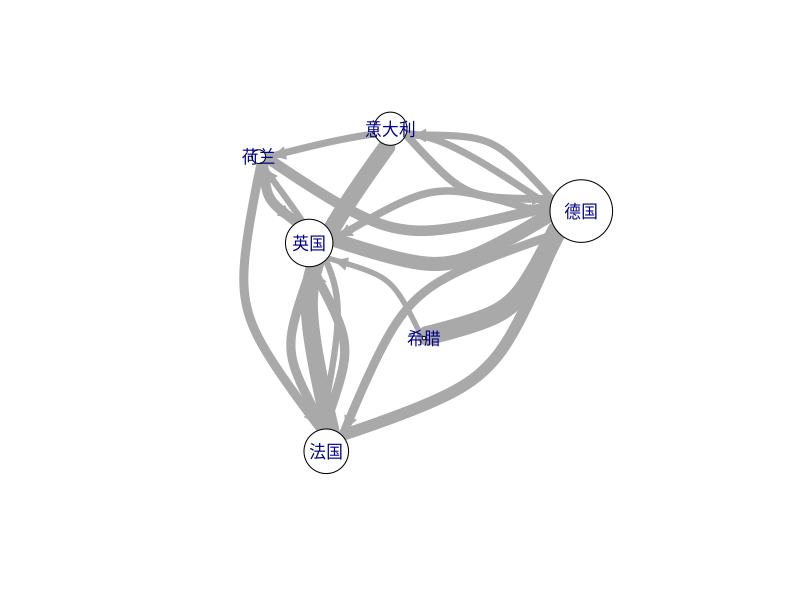
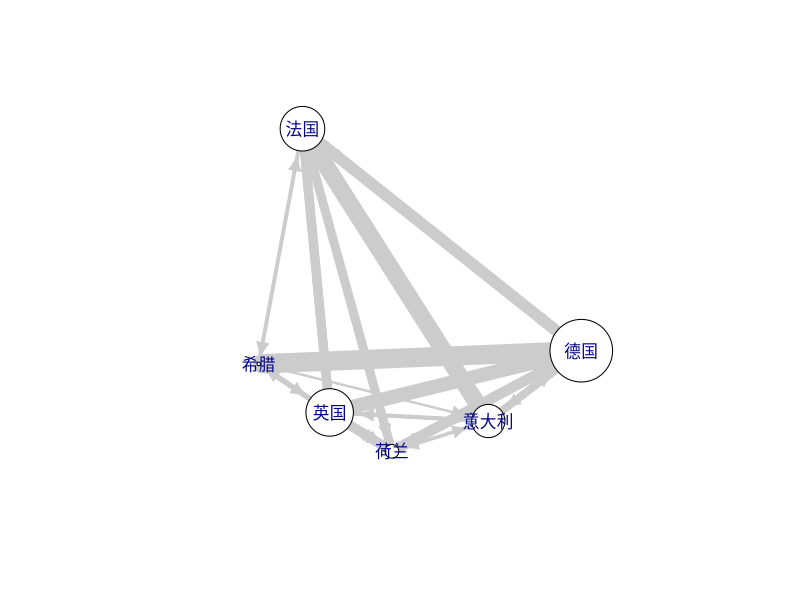

Recreate these plots in R, in order.
nodes <- read.csv("nodes.csv",header=T,as.is=T)
links <- read.csv("edge.csv",header=T,as.is=T)
head(nodes)
head(links)
nrow(nodes); length(unique(nodes$id))
nrow(links); nrow(unique(links[,c("from", "to")]))
library('igraph')
net <- graph_from_data_frame(d=links, vertices=nodes, directed=T)
as_edgelist(net, names=T)
as_adjacency_matrix(net, attr="weight")
colrs <- c("gray50", "tomato", "gold")


V(net)$size <- V(net)$size/900
E(net)$width <- E(net)$weight*100
E(net)$arrow.size <- 1

autocurve.edges2 <-function (graph, start = 0.5)
{
    cm <- count.multiple(graph)
    mut <-is.mutual(graph)  #are connections mutual?
    el <- apply(get.edgelist(graph, names = FALSE), 1, paste,
        collapse = ":")
    ord <- order(el)
    res <- numeric(length(ord))
    p <- 1
    while (p <= length(res)) {
        m <- cm[ord[p]]
        mut.obs <-mut[ord[p]] #are the connections mutual for this point?
        idx <- p:(p + m - 1)
        if (m == 1 & mut.obs==FALSE) { #no mutual conn = no curve
            r <- 0
        }
        else {
            r <- seq(-start, start, length = m)
        }
        res[ord[idx]] <- r
        p <- p + m
    }
    res
}

curves <-autocurve.edges2(net)
net.sp <- delete_edges(net, E(net)[weight<0.05])
plot(net.sp, vertex.color="white", edge.curved=curves,layout=layout_randomly)




plot(net, edge.color="gray80", vertex.color="white",layout=layout_randomly)
